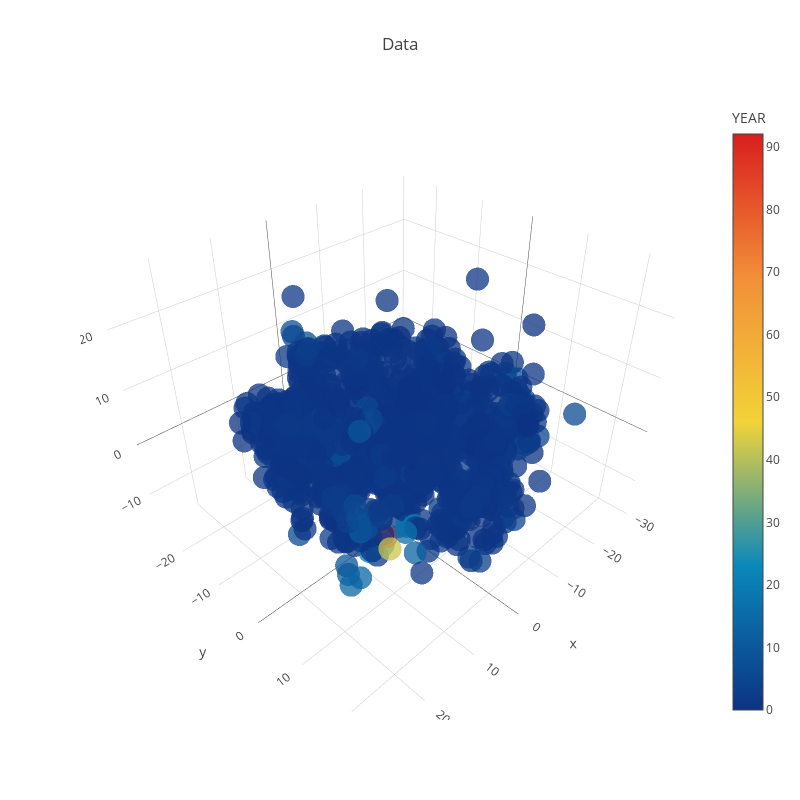

Source (notebook cell):
### Code cell
trace1 = go.Scatter3d(
    x=tsne_results[:,0],
    y=tsne_results[:,1],
    z=tsne_results[:,2],
    mode='markers',
    marker=dict(
        sizemode='diameter',
        color = df['PSALES'].values,
        colorscale = 'Portland',
        colorbar = dict(title = 'YEAR'),
        line=dict(color='rgb(255, 255, 255)'),
        opacity=0.75
    )
)

data=[trace1]
layout=dict(height=800, width=800, title='Data')
fig=dict(data=data, layout=layout)
py.iplot(fig, filename='3DBubble')

### Figure 1 — Plotly figure (JSON) as saved in the notebook; plotly's stock layout.template omitted (floating-point values rounded to 4 significant figures; data arrays with more than 128 entries replaced by an {"elided": "..."} marker saying what was removed)
{"data": [{"marker": {"color": {"elided": "998 float values"}, "colorbar": {"title": "YEAR"}, "colorscale": "Portland", "line": {"color": "rgb(255, 255, 255)"}, "opacity": 0.75, "sizemode": "diameter"}, "mode": "markers", "type": "scatter3d", "x": {"elided": "998 float values"}, "y": {"elided": "998 float values"}, "z": {"elided": "998 float values"}}], "layout": {"height": 800, "title": "Data", "width": 800}}
